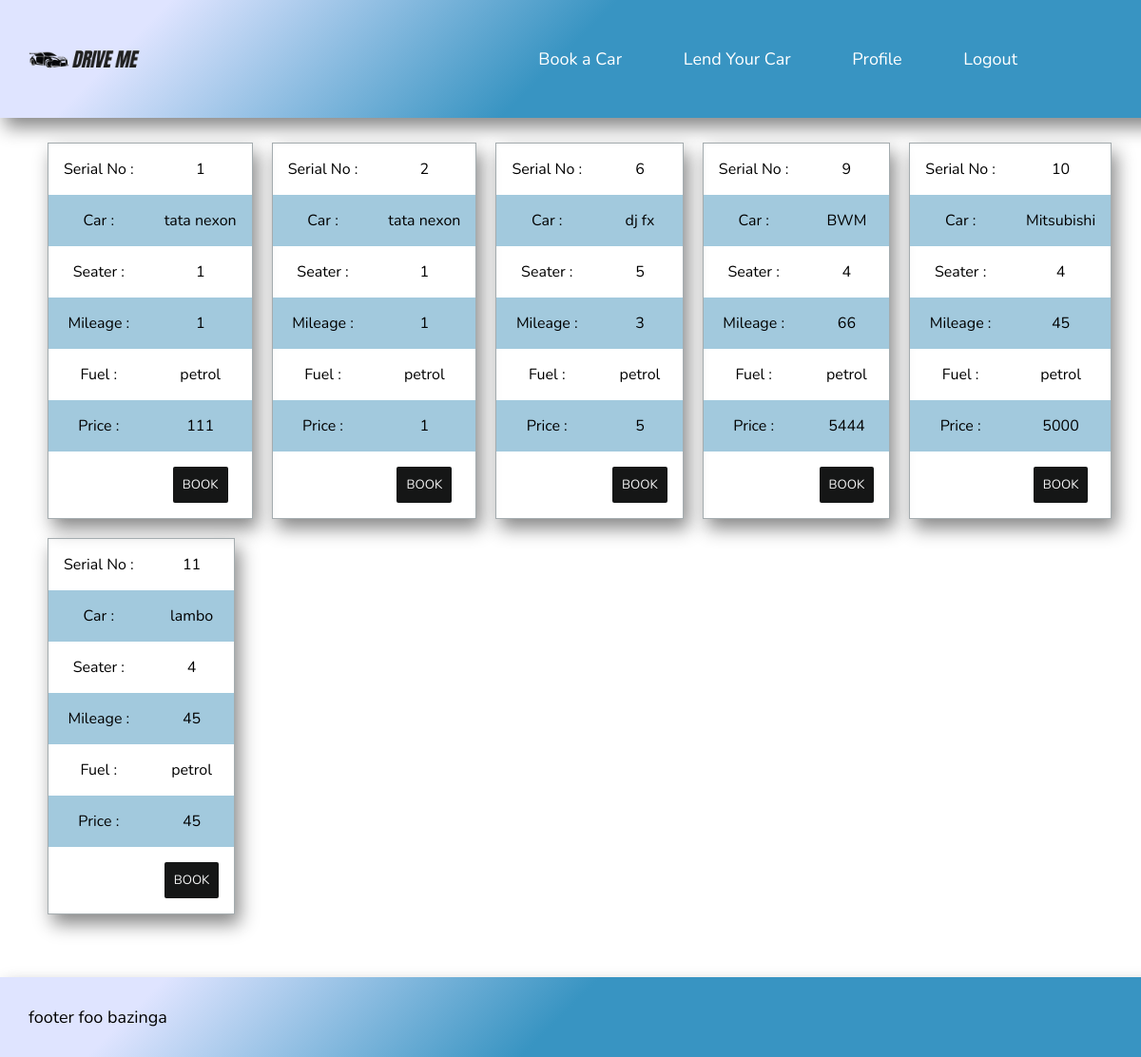
Screenshot of /book with the database file from the repository.
### tables this page shows
CREATE TABLE "cars" (
	"car_id"	INTEGER UNIQUE,
	"car_name"	TEXT,
	"owner_phno"	INTEGER,
	"seater"	INTEGER,
	"mileage"	NUMERIC,
	"fuel_type"	TEXT,
	"price"	NUMERIC,
	"available"	INTEGER,
	PRIMARY KEY("car_id" AUTOINCREMENT)
);

### driveMe/driveMe.py (the view)
@driveMe.route("/book")
def book():
    conn = sqlite3.connect("database.db")
    cur = conn.cursor()
    data =(cur.execute("SELECT car_id,car_name,seater,mileage,fuel_type,price,available FROM cars WHERE available=1")).fetchall()
    return render_template("book.html",cars = data)

### driveMe/templates/book.html (shortened to what this page needs)
<!DOCTYPE html>
<html lang="en">
<head>
    <link rel="stylesheet" href="{{url_for('static',filename='css/book.css')}}">
</head>
<body>
    <header>
        <img src="{{url_for('static', filename='img/logo.png')}}" alt="Company Logo"
        class="company-logo">
        <nav class="navbar">
            <ul>
                <li class="nav-link"><a href="/book">Book a Car</a></li>
                <li class="nav-link"><a href="{{url_for('driveMe.lend')}}">Lend Your Car</a></li>
                <li class="nav-link"><a href="/profile">Profile</li>
                <li style="color: rgb(44, 44, 165);"><a href="{{url_for('auth.logout')}}">Logout</a></li>
            </ul>
        </nav>
    </header>
    <div class="booking-cards" >
        {% for data in cars %}
        <div class="card">
            <table>
                <tbody>
                    <tr>
                        <td>
                            Serial No :
                        </td>
                        <td>
                            {{data[0]}}
                        </td>
                    </tr>
                    <tr>
                        <td>
                            Car :
                        </td>
                        <td>
                            {{data[1]}}
                        </td>
                    </tr>
                    <tr>
                        <td>
                            Seater :
                        </td>
                        <td>
                            {{data[2]}}
                        </td>
                    </tr>
                    <tr>
                        <td>
                            Mileage :
                        </td>
                        <td>
                            {{data[3]}}
                        </td>
                    </tr>
                    <tr>
                        <td>
                            Fuel :
                        </td>
                        <td>
                            {{data[4]}}
                        </td>
                    </tr>
                    <tr>
                        <td>
                            Price :
                        </td>
                        <td>
                            {{data[5]}}
                        </td>
                    </tr>
                    <tr>
                        <td>
                        </td>
                        <td>
                            <form action="/book_button" method="POST">
                                <button type="submit" value="{{data[0]}}" name="car_id">BOOK</button>
                            </form>
                        </td>
                    </tr>
                </tbody>
            </table>
        </div>
        {% endfor %}
    </div>
    <footer>
        <p>footer foo bazinga</p>
    </footer>
</body>
</html>

### static/css/book.css (style rules this page uses)
* { margin: 0px; padding: 0px; font-family: 'Nunito', 'Roboto', sans-serif; }
div.booking-cards { margin: 150px auto 150px 50px; display: flex; gap: 20px; flex-wrap: wrap; align-items: stretch; }
button { display: inline-block; color:whitesmoke; width: auto; padding: 10px; text-align: center; background-color: rgb(21, 22, 22); border: none; border-radius: 2px; }
.company-logo { margin-right: auto; width: 10%; height: 10%; cursor: pointer; }
header { position: fixed; top:0; width: 100%; padding: 30px; display: flex; justify-content: space-between; align-items: center; font-size: large; background: rgb(56,148,194); background: linear-gradient(315deg, rgba(56,148,194,1) 53%, rgba(223,228,255,1) 87%); box-shadow: 5px 10px 18px #888888; }
nav { margin-right: 10%; }
header a, li { text-decoration: none; }
.navbar li { padding : 20px; display: inline-block; margin-right: 20px; }
.navbar li a { color: white; }
footer { position: fixed; bottom:0; width: 100%; padding: 30px; display: flex; justify-content: space-between; align-items: center; font-size: large; background: linear-gradient(315deg, rgba(56,148,194,1) 53%, rgba(223,228,255,1) 87%); box-shadow: 5px 10px 18px #888888; }
table { border-collapse: collapse; border-spacing: 0; width: 100%; border: 1px solid rgb(164, 172, 175); box-shadow: 5px 10px 18px #888888; }
th, td { text-align: center; padding: 16px; }
\tr:nth-child(even) { background-color: rgb(162, 201, 221); }

### rows the page displays
cars: car_id "1", car_name "tata nexon", seater "1", mileage "1", fuel_type "petrol", price "111"
cars: car_id "2", car_name "tata nexon", seater "1", mileage "1", fuel_type "petrol", price "1"
cars: car_id "6", car_name "dj fx", seater "5", mileage "3", fuel_type "petrol", price "5"
cars: car_id "9", car_name "BWM", seater "4", mileage "66", fuel_type "petrol", price "5444"
cars: car_id "10", car_name "Mitsubishi", seater "4", mileage "45", fuel_type "petrol", price "5000"
cars: car_id "11", car_name "lambo", seater "4", mileage "45", fuel_type "petrol", price "45"
